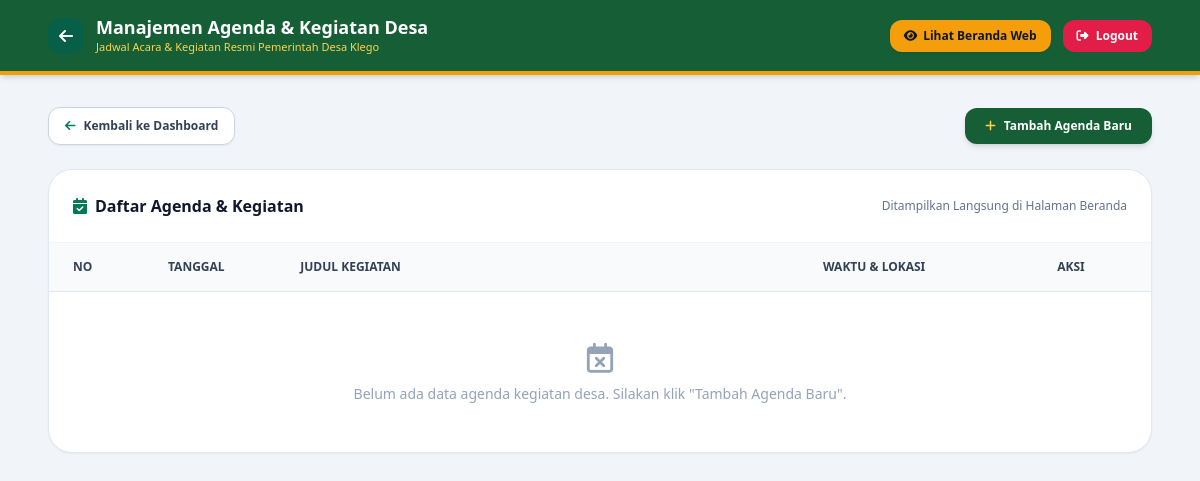
Before: /admin/agenda.php?status=not_found (signed in) with the older database file.
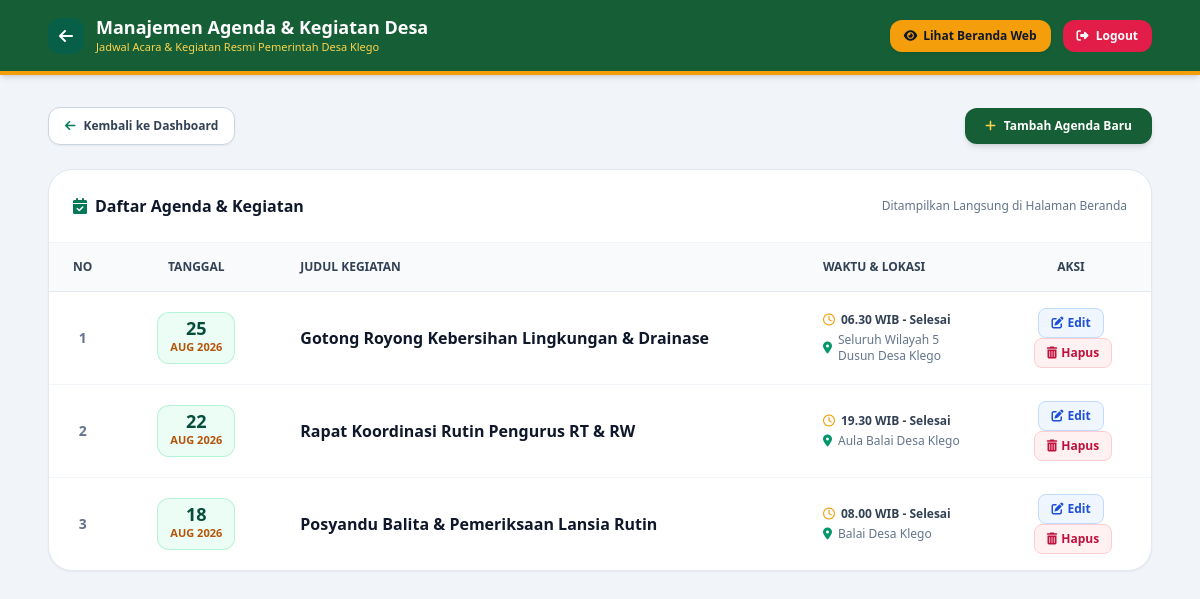
After: the same page with the newer database file.
### tables this page shows
CREATE TABLE `agenda_desa` (
  `id` int(11) NOT NULL AUTO_INCREMENT,
  `judul` varchar(255) NOT NULL,
  `tanggal` date NOT NULL,
  `waktu` varchar(100) NOT NULL,
  `lokasi` varchar(255) NOT NULL,
  `created_at` timestamp DEFAULT current_timestamp(),
  PRIMARY KEY (`id`)
);

### admin/agenda.php (the view, shortened to what this page needs)
<?php
include '../config/database.php';
$query = mysqli_query($conn, "SELECT * FROM agenda_desa ORDER BY tanggal DESC");
?>
<!DOCTYPE html>
<html lang="id">
<head>
    <script src="https://cdn.tailwindcss.com"></script>
    <link rel="stylesheet" href="https://cdnjs.cloudflare.com/ajax/libs/font-awesome/6.4.0/css/all.min.css">
</head>
<body class="bg-slate-100 min-h-screen font-sans text-slate-800">
    <header class="bg-[#165f36] text-white shadow-md border-b-4 border-amber-500">
        <div class="max-w-6xl mx-auto px-6 py-4 flex justify-between items-center">
            <div class="flex items-center gap-3">
                <a href="index.php" class="w-9 h-9 rounded-xl bg-emerald-800 flex items-center justify-center text-white hover:bg-emerald-700 transition-colors">
                    <i class="fa-solid fa-arrow-left"></i>
                </a>
                <div>
                    <h1 class="font-bold text-lg leading-tight">Manajemen Agenda & Kegiatan Desa</h1>
                    <p class="text-[11px] text-amber-300">Jadwal Acara & Kegiatan Resmi Pemerintah Desa Klego</p>
                </div>
            </div>
            <div class="flex items-center gap-3">
                <a href="../index.php" target="_blank" class="bg-amber-500 hover:bg-amber-400 text-slate-900 text-xs font-bold px-3.5 py-2 rounded-xl flex items-center gap-1.5 shadow transition-all">
                    <i class="fa-solid fa-eye"></i> Lihat Beranda Web
                </a>
                <a href="logout.php" class="text-xs bg-rose-600 hover:bg-rose-700 font-bold px-3.5 py-2 rounded-xl transition-colors">
                    <i class="fa-solid fa-right-from-bracket mr-1"></i> Logout
                </a>
            </div>
        </div>
    </header>
    <main class="max-w-6xl mx-auto px-6 py-8 space-y-6">
        <div class="flex justify-between items-center">
            <a href="index.php" class="inline-flex items-center gap-2 bg-white text-slate-700 border border-slate-300 px-4 py-2.5 rounded-xl text-xs font-bold hover:bg-slate-50 transition shadow-sm">
                <i class="fa-solid fa-arrow-left text-emerald-700"></i> Kembali ke Dashboard
            </a>
            <a href="agenda-tambah.php" class="inline-flex items-center gap-2 bg-[#165f36] text-white px-5 py-2.5 rounded-xl hover:bg-[#0f4426] transition font-bold text-xs shadow-md">
                <i class="fa-solid fa-plus text-amber-300"></i> Tambah Agenda Baru
            </a>
        </div>
        <div class="bg-white rounded-3xl shadow-sm border border-slate-200 overflow-hidden">
            <div class="p-6 border-b border-slate-100 flex items-center justify-between">
                <h2 class="font-bold text-base text-slate-900 flex items-center gap-2">
                    <i class="fa-solid fa-calendar-check text-emerald-700"></i> Daftar Agenda & Kegiatan
                </h2>
                <span class="text-xs text-slate-500 font-medium">Ditampilkan Langsung di Halaman Beranda</span>
            </div>
            <div class="overflow-x-auto">
                <table class="w-full text-sm text-left border-collapse">
                    <thead class="bg-slate-50 text-slate-700 text-xs uppercase font-extrabold border-b border-slate-200">
                        <tr>
                            <th class="px-6 py-4 w-12 text-center">No</th>
                            <th class="px-6 py-4 w-40 text-center">Tanggal</th>
                            <th class="px-6 py-4">Judul Kegiatan</th>
                            <th class="px-6 py-4 w-48">Waktu & Lokasi</th>
                            <th class="px-6 py-4 w-40 text-center">Aksi</th>
                        </tr>
                    </thead>
                    <tbody class="divide-y divide-slate-100">
                        <?php
                        if ($query && mysqli_num_rows($query) > 0) :
                            $no = 1;
                            while($row = mysqli_fetch_assoc($query)) :
                        ?>
                        <tr class="hover:bg-slate-50/80 transition-colors">
                            <td class="px-6 py-4 text-center font-bold text-slate-500"><?= $no++; ?></td>
                            <td class="px-6 py-4 text-center">
                                <div class="inline-flex flex-col items-center justify-center bg-emerald-50 text-emerald-900 border border-emerald-200/80 px-3 py-1.5 rounded-xl min-w-[70px]">
                                    <span class="text-lg font-extrabold leading-none"><?= date('d', strtotime($row['tanggal'])); ?></span>
                                    <span class="text-[11px] font-bold text-amber-700 uppercase"><?= date('M Y', strtotime($row['tanggal'])); ?></span>
                                </div>
                            </td>
                            <td class="px-6 py-4 font-extrabold text-slate-900 text-base">
                                <?= htmlspecialchars($row['judul']); ?>
                            </td>
                            <td class="px-6 py-4">
                                <div class="text-xs text-slate-700 font-semibold flex items-center gap-1.5 mb-1">
                                    <i class="fa-regular fa-clock text-amber-500"></i> <?= htmlspecialchars($row['waktu']); ?>
                                </div>
                                <div class="text-xs text-slate-500 flex items-center gap-1.5">
                                    <i class="fa-solid fa-location-dot text-emerald-600"></i> <?= htmlspecialchars($row['lokasi']); ?>
                                </div>
                            </td>
                            <td class="px-6 py-4 text-center space-x-1">
                                <a href="agenda-edit.php?id=<?= $row['id']; ?>" class="inline-flex items-center gap-1 px-3 py-1.5 rounded-lg bg-blue-50 text-blue-700 hover:bg-blue-100 font-bold text-xs border border-blue-200 transition">
                                    <i class="fa-solid fa-pen-to-square"></i> Edit
                                </a>
                                <a href="agenda-hapus.php?id=<?= $row['id']; ?>" class="inline-flex items-center gap-1 px-3 py-1.5 rounded-lg bg-rose-50 text-rose-700 hover:bg-rose-100 font-bold text-xs border border-rose-200 transition" onclick="return confirm('Yakin ingin menghapus agenda ini secara permanen?');">
                                    <i class="fa-solid fa-trash-can"></i> Hapus
                                </a>
                            </td>
                        </tr>
                        <?php
                            endwhile;
                        else :
                        ?>
                        <tr>
                            <td colspan="5" class="px-6 py-12 text-center text-slate-400 font-medium">
                                <i class="fa-regular fa-calendar-xmark text-3xl block mb-2"></i>
                                Belum ada data agenda kegiatan desa. Silakan klik "Tambah Agenda Baru".
                            </td>
                        </tr>
                        <?php endif; ?>
                    </tbody>
                </table>
            </div>
        </div>
    </main>
</body>
</html>

Changed rows visible on the page:
added agenda_desa: tanggal "25", tanggal "AUG 2026", judul "Gotong Royong Kebersihan Lingkungan & Drainase", waktu "06.30 WIB - Selesai", lokasi "Seluruh Wilayah 5 Dusun Desa Klego"
added agenda_desa: tanggal "22", tanggal "AUG 2026", judul "Rapat Koordinasi Rutin Pengurus RT & RW", waktu "19.30 WIB - Selesai", lokasi "Aula Balai Desa Klego"
added agenda_desa: tanggal "18", tanggal "AUG 2026", judul "Posyandu Balita & Pemeriksaan Lansia Rutin", waktu "08.00 WIB - Selesai", lokasi "Balai Desa Klego"
Other visible differences:
text no longer shown: "Belum ada data agenda kegiatan desa. Silakan klik \"Tambah Agenda Baru\"."
